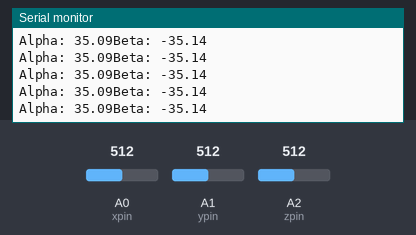
This sketch was run on a simulated Arduino Uno, built with avr-gcc and run on an emulated ATmega328P. Parts: the last lines printed to the serial monitor. The test bench sets the inputs (shaded band); at power-on: A0 (xpin) = 512, A1 (ypin) = 512, A2 (zpin) = 512.

Above: at 1.2 s.
1.3 s: A0 (xpin) set to 716
At 1.33 s:
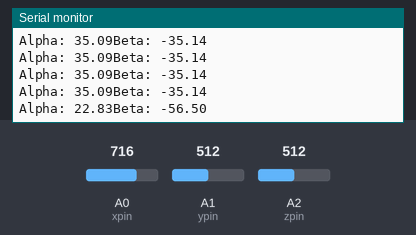
2.8 s: A1 (ypin) set to 716
At 2.86 s:
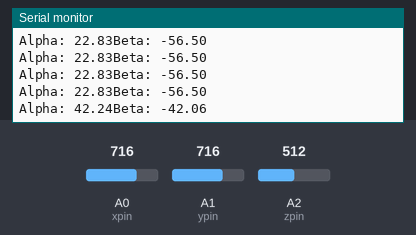
4.3 s: A2 (zpin) set to 716
At 4.39 s:
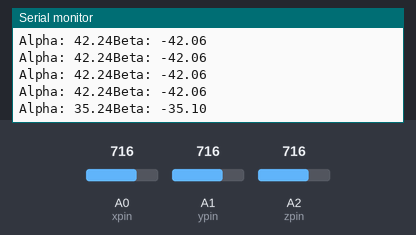
5.8 s: A0 (xpin) set to 900
At 5.81 s:
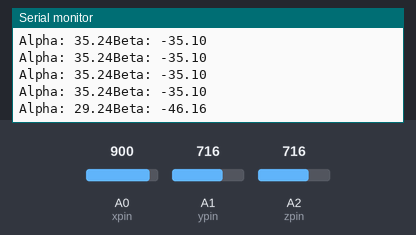
7.3 s: A1 (ypin) set to 900
At 7.34 s:
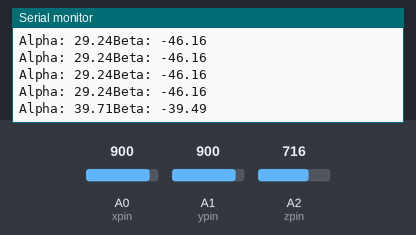
10.3 s: A2 (zpin) set to 900
At 10.4 s:
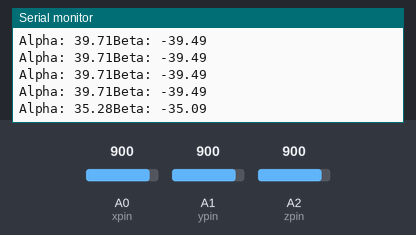
Timing chart, 0 to 12.8 s (numbered marks = the images above; inputs shaded):
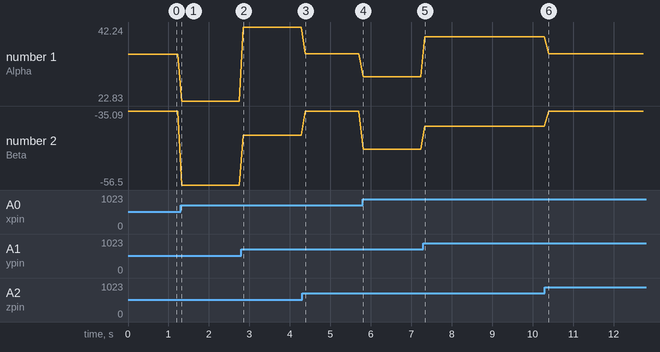

The sketch:

sketch_mar03a.ino
```cpp
//#include <DHT.h>
//#include <LiquidCrystal.h>  // inluimos la lib
//
//DHT dht(7, DHT11);
//LiquidCrystal lcd(12, 11, 5, 4, 3, 2); // initialize the interface pins
//
//void setup() {
//  // put your setup code here, to run once:
//  lcd.begin(16, 2);
//  Serial.begin(9600);
//  dht.begin();
//}
//
//void loop() {
//  // put your main code here, to run repeatedly:
//  float hum = dht.readHumidity();
//  float tempC = dht.readTemperature();
//  float tempF = dht.readTemperature(true);
//
//  Serial.print("Humedad: ");
//  Serial.print(hum);
//  Serial.print(" Temp: ");
//  Serial.print(tempC);
//  Serial.print("ºC _ ");
//  Serial.print(tempF);
//  Serial.println("ºF");
//
//  //lcd
//  lcd.clear();
//  lcd.setCursor(0, 0);
//  lcd.print("Temp C: Hum:"); // Print a message to the LCD.
//  lcd.setCursor(0, 1);
//  lcd.print(tempC); // Print a message to the LCD.
//  lcd.setCursor(8, 1);
//  lcd.print(hum); // Print a message to the LCD.
//
//  // Esperamos un tiempo para repetir el loop
//  delay(1000);
//}

//#include <LiquidCrystal.h> // include the library code

// Declaracion de variables globales
//LiquidCrystal lcd(12, 11, 5, 4, 3, 2); // initialize the interface pins
//int t_muestreo = 500; // Tiempo de muestreo del acelerómetro
int xpin = A0;
int ypin = A1;
int zpin = A2;


void setup() {
  // put your setup code here, to run once:
  Serial.begin(9600); // Configuramos el puerto serial a 9600 bps

  // Initialize pin modes:
}

void loop() {
  // put your main code here, to run repeatedly:

  int xR = analogRead(xpin); // Leemos el valor de la tensión en el pin x
  int yR = analogRead(ypin); // Leemos el valor de la tensión en el pin y
  int zR = analogRead(zpin); // Leemos el valor de la tensión en el pin z

  // Mapea los valores leidos a un rango -90 a 90 grados (-pi a pi)
  int x_ang = map(xR, 266, 402, -1000, 1000);
  int y_ang = map(yR, 268, 403, -1000, 1000);
  int z_ang = map(zR, 266, 401, -1000, 1000);

  float x = (float)x_ang/1000*-1;
  float y = (float)y_ang/1000*-1;
  float z = (float)z_ang/1000*-1;

  float alpha = atan(y/sqrt(x*x + z*z))*-180/PI;
  float beta = atan(x/sqrt(y*y + z*z))*180/PI;

  //Serial.print("X: ");
  //Serial.print(x);
  //Serial.print(xR);
  Serial.print("Alpha: ");
  Serial.print(alpha);
  //Serial.print(" Y: ");
  Serial.print("Beta: ");
  Serial.println(beta);
  //Serial.print(y);
  //Serial.print(yR);
  //Serial.print(" Z: ");
  //Serial.println(z);
  //Serial.println(zR);

  delay(100);
}
```

Measured:
- after the input at 1.3 s, the serial monitor: prints a new line at once (image 1)
- after the input at 2.8 s, the serial monitor: prints a new line after 0.05 s (image 2)
- after the input at 4.3 s, the serial monitor: prints a new line after 0.08 s (image 3)
- after the input at 5.8 s, the serial monitor: prints a new line at once (image 4)
- after the input at 7.3 s, the serial monitor: prints a new line at once (image 5)
- after the input at 10.3 s, the serial monitor: prints a new line after 0.09 s (image 6)
- plotted number 1: 35.09 → 22.83 after the input at 1.3 s, 22.83 → 42.24 after the input at 2.8 s, 42.24 → 35.24 after the input at 4.3 s, 35.24 → 29.24 after the input at 5.8 s, 29.24 → 39.71 after the input at 7.3 s
- plotted number 2: -35.14 → -56.5 after the input at 1.3 s, -56.5 → -42.06 after the input at 2.8 s, -42.06 → -35.1 after the input at 4.3 s, -35.1 → -46.16 after the input at 5.8 s, -46.16 → -39.49 after the input at 7.3 s
